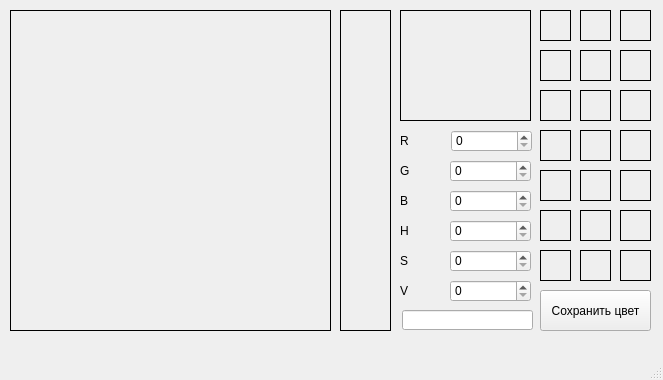
<?xml version="1.0" encoding="UTF-8"?>
<ui version="4.0">
 <class>MainWindow</class>
 <widget class="QMainWindow" name="MainWindow">
  <property name="geometry">
   <rect>
    <x>0</x>
    <y>0</y>
    <width>663</width>
    <height>380</height>
   </rect>
  </property>
  <property name="sizePolicy">
   <sizepolicy hsizetype="Fixed" vsizetype="Fixed">
    <horstretch>0</horstretch>
    <verstretch>0</verstretch>
   </sizepolicy>
  </property>
  <property name="minimumSize">
   <size>
    <width>663</width>
    <height>380</height>
   </size>
  </property>
  <property name="maximumSize">
   <size>
    <width>663</width>
    <height>380</height>
   </size>
  </property>
  <property name="windowTitle">
   <string>MainWindow</string>
  </property>
  <widget class="QWidget" name="centralwidget">
   <widget class="QLabel" name="lbl_color">
    <property name="geometry">
     <rect>
      <x>10</x>
      <y>10</y>
      <width>321</width>
      <height>321</height>
     </rect>
    </property>
    <property name="cursor">
     <cursorShape>PointingHandCursor</cursorShape>
    </property>
    <property name="frameShape">
     <enum>QFrame::Box</enum>
    </property>
    <property name="text">
     <string/>
    </property>
   </widget>
   <widget class="QLabel" name="lbl_colors">
    <property name="geometry">
     <rect>
      <x>340</x>
      <y>10</y>
      <width>51</width>
      <height>321</height>
     </rect>
    </property>
    <property name="cursor">
     <cursorShape>PointingHandCursor</cursorShape>
    </property>
    <property name="frameShape">
     <enum>QFrame::Box</enum>
    </property>
    <property name="text">
     <string/>
    </property>
   </widget>
   <widget class="QLabel" name="lbl_cur_color">
    <property name="geometry">
     <rect>
      <x>400</x>
      <y>10</y>
      <width>131</width>
      <height>111</height>
     </rect>
    </property>
    <property name="frameShape">
     <enum>QFrame::Box</enum>
    </property>
    <property name="text">
     <string/>
    </property>
   </widget>
   <widget class="QSpinBox" name="sb_r">
    <property name="geometry">
     <rect>
      <x>451</x>
      <y>130</y>
      <width>81</width>
      <height>22</height>
     </rect>
    </property>
    <property name="maximum">
     <number>255</number>
    </property>
   </widget>
   <widget class="QSpinBox" name="sb_g">
    <property name="geometry">
     <rect>
      <x>450</x>
      <y>160</y>
      <width>81</width>
      <height>22</height>
     </rect>
    </property>
    <property name="maximum">
     <number>255</number>
    </property>
   </widget>
   <widget class="QSpinBox" name="sb_b">
    <property name="geometry">
     <rect>
      <x>450</x>
      <y>190</y>
      <width>81</width>
      <height>22</height>
     </rect>
    </property>
    <property name="maximum">
     <number>255</number>
    </property>
   </widget>
   <widget class="QSpinBox" name="sb_h">
    <property name="geometry">
     <rect>
      <x>450</x>
      <y>220</y>
      <width>81</width>
      <height>22</height>
     </rect>
    </property>
    <property name="maximum">
     <number>360</number>
    </property>
   </widget>
   <widget class="QSpinBox" name="sb_v">
    <property name="geometry">
     <rect>
      <x>450</x>
      <y>280</y>
      <width>81</width>
      <height>22</height>
     </rect>
    </property>
    <property name="maximum">
     <number>100</number>
    </property>
   </widget>
   <widget class="QSpinBox" name="sb_s">
    <property name="geometry">
     <rect>
      <x>450</x>
      <y>250</y>
      <width>81</width>
      <height>22</height>
     </rect>
    </property>
    <property name="maximum">
     <number>100</number>
    </property>
   </widget>
   <widget class="QLineEdit" name="le_hex">
    <property name="geometry">
     <rect>
      <x>402</x>
      <y>310</y>
      <width>131</width>
      <height>20</height>
     </rect>
    </property>
    <property name="sizePolicy">
     <sizepolicy hsizetype="Fixed" vsizetype="Fixed">
      <horstretch>0</horstretch>
      <verstretch>0</verstretch>
     </sizepolicy>
    </property>
   </widget>
   <widget class="QLabel" name="label">
    <property name="geometry">
     <rect>
      <x>400</x>
      <y>130</y>
      <width>41</width>
      <height>21</height>
     </rect>
    </property>
    <property name="text">
     <string>R</string>
    </property>
   </widget>
   <widget class="QLabel" name="label_2">
    <property name="geometry">
     <rect>
      <x>400</x>
      <y>160</y>
      <width>41</width>
      <height>21</height>
     </rect>
    </property>
    <property name="text">
     <string>G</string>
    </property>
   </widget>
   <widget class="QLabel" name="label_3">
    <property name="geometry">
     <rect>
      <x>400</x>
      <y>190</y>
      <width>41</width>
      <height>21</height>
     </rect>
    </property>
    <property name="text">
     <string>B</string>
    </property>
   </widget>
   <widget class="QLabel" name="label_4">
    <property name="geometry">
     <rect>
      <x>400</x>
      <y>220</y>
      <width>41</width>
      <height>21</height>
     </rect>
    </property>
    <property name="text">
     <string>H</string>
    </property>
   </widget>
   <widget class="QLabel" name="label_5">
    <property name="geometry">
     <rect>
      <x>400</x>
      <y>250</y>
      <width>41</width>
      <height>21</height>
     </rect>
    </property>
    <property name="text">
     <string>S</string>
    </property>
   </widget>
   <widget class="QLabel" name="label_6">
    <property name="geometry">
     <rect>
      <x>400</x>
      <y>280</y>
      <width>41</width>
      <height>21</height>
     </rect>
    </property>
    <property name="text">
     <string>V</string>
    </property>
   </widget>
   <widget class="QLabel" name="lbl_c1">
    <property name="geometry">
     <rect>
      <x>540</x>
      <y>10</y>
      <width>31</width>
      <height>31</height>
     </rect>
    </property>
    <property name="cursor">
     <cursorShape>PointingHandCursor</cursorShape>
    </property>
    <property name="frameShape">
     <enum>QFrame::Box</enum>
    </property>
    <property name="text">
     <string/>
    </property>
   </widget>
   <widget class="QLabel" name="lbl_c2">
    <property name="geometry">
     <rect>
      <x>580</x>
      <y>10</y>
      <width>31</width>
      <height>31</height>
     </rect>
    </property>
    <property name="cursor">
     <cursorShape>PointingHandCursor</cursorShape>
    </property>
    <property name="frameShape">
     <enum>QFrame::Box</enum>
    </property>
    <property name="text">
     <string/>
    </property>
   </widget>
   <widget class="QLabel" name="lbl_c3">
    <property name="geometry">
     <rect>
      <x>620</x>
      <y>10</y>
      <width>31</width>
      <height>31</height>
     </rect>
    </property>
    <property name="cursor">
     <cursorShape>PointingHandCursor</cursorShape>
    </property>
    <property name="frameShape">
     <enum>QFrame::Box</enum>
    </property>
    <property name="text">
     <string/>
    </property>
   </widget>
   <widget class="QLabel" name="lbl_c4">
    <property name="geometry">
     <rect>
      <x>540</x>
      <y>50</y>
      <width>31</width>
      <height>31</height>
     </rect>
    </property>
    <property name="cursor">
     <cursorShape>PointingHandCursor</cursorShape>
    </property>
    <property name="frameShape">
     <enum>QFrame::Box</enum>
    </property>
    <property name="text">
     <string/>
    </property>
   </widget>
   <widget class="QLabel" name="lbl_c5">
    <property name="geometry">
     <rect>
      <x>580</x>
      <y>50</y>
      <width>31</width>
      <height>31</height>
     </rect>
    </property>
    <property name="cursor">
     <cursorShape>PointingHandCursor</cursorShape>
    </property>
    <property name="frameShape">
     <enum>QFrame::Box</enum>
    </property>
    <property name="text">
     <string/>
    </property>
   </widget>
   <widget class="QLabel" name="lbl_c6">
    <property name="geometry">
     <rect>
      <x>620</x>
      <y>50</y>
      <width>31</width>
      <height>31</height>
     </rect>
    </property>
    <property name="cursor">
     <cursorShape>PointingHandCursor</cursorShape>
    </property>
    <property name="frameShape">
     <enum>QFrame::Box</enum>
    </property>
    <property name="text">
     <string/>
    </property>
   </widget>
   <widget class="QLabel" name="lbl_c7">
    <property name="geometry">
     <rect>
      <x>540</x>
      <y>90</y>
      <width>31</width>
      <height>31</height>
     </rect>
    </property>
    <property name="cursor">
     <cursorShape>PointingHandCursor</cursorShape>
    </property>
    <property name="frameShape">
     <enum>QFrame::Box</enum>
    </property>
    <property name="text">
     <string/>
    </property>
   </widget>
   <widget class="QLabel" name="lbl_c8">
    <property name="geometry">
     <rect>
      <x>580</x>
      <y>90</y>
      <width>31</width>
      <height>31</height>
     </rect>
    </property>
    <property name="cursor">
     <cursorShape>PointingHandCursor</cursorShape>
    </property>
    <property name="frameShape">
     <enum>QFrame::Box</enum>
    </property>
    <property name="text">
     <string/>
    </property>
   </widget>
   <widget class="QLabel" name="lbl_c9">
    <property name="geometry">
     <rect>
      <x>620</x>
      <y>90</y>
      <width>31</width>
      <height>31</height>
     </rect>
    </property>
    <property name="cursor">
     <cursorShape>PointingHandCursor</cursorShape>
    </property>
    <property name="frameShape">
     <enum>QFrame::Box</enum>
    </property>
    <property name="text">
     <string/>
    </property>
   </widget>
   <widget class="QLabel" name="lbl_s_c3">
    <property name="geometry">
     <rect>
      <x>620</x>
      <y>130</y>
      <width>31</width>
      <height>31</height>
     </rect>
    </property>
    <property name="cursor">
     <cursorShape>PointingHandCursor</cursorShape>
    </property>
    <property name="frameShape">
     <enum>QFrame::Box</enum>
    </property>
    <property name="text">
     <string/>
    </property>
   </widget>
   <widget class="QLabel" name="lbl_s_c6">
    <property name="geometry">
     <rect>
      <x>620</x>
      <y>170</y>
      <width>31</width>
      <height>31</height>
     </rect>
    </property>
    <property name="cursor">
     <cursorShape>PointingHandCursor</cursorShape>
    </property>
    <property name="frameShape">
     <enum>QFrame::Box</enum>
    </property>
    <property name="text">
     <string/>
    </property>
   </widget>
   <widget class="QLabel" name="lbl_s_c2">
    <property name="geometry">
     <rect>
      <x>580</x>
      <y>130</y>
      <width>31</width>
      <height>31</height>
     </rect>
    </property>
    <property name="cursor">
     <cursorShape>PointingHandCursor</cursorShape>
    </property>
    <property name="frameShape">
     <enum>QFrame::Box</enum>
    </property>
    <property name="text">
     <string/>
    </property>
   </widget>
   <widget class="QLabel" name="lbl_s_c4">
    <property name="geometry">
     <rect>
      <x>540</x>
      <y>170</y>
      <width>31</width>
      <height>31</height>
     </rect>
    </property>
    <property name="cursor">
     <cursorShape>PointingHandCursor</cursorShape>
    </property>
    <property name="frameShape">
     <enum>QFrame::Box</enum>
    </property>
    <property name="text">
     <string/>
    </property>
   </widget>
   <widget class="QLabel" name="lbl_s_c5">
    <property name="geometry">
     <rect>
      <x>580</x>
      <y>170</y>
      <width>31</width>
      <height>31</height>
     </rect>
    </property>
    <property name="cursor">
     <cursorShape>PointingHandCursor</cursorShape>
    </property>
    <property name="frameShape">
     <enum>QFrame::Box</enum>
    </property>
    <property name="text">
     <string/>
    </property>
   </widget>
   <widget class="QLabel" name="lbl_s_c9">
    <property name="geometry">
     <rect>
      <x>620</x>
      <y>210</y>
      <width>31</width>
      <height>31</height>
     </rect>
    </property>
    <property name="cursor">
     <cursorShape>PointingHandCursor</cursorShape>
    </property>
    <property name="frameShape">
     <enum>QFrame::Box</enum>
    </property>
    <property name="text">
     <string/>
    </property>
   </widget>
   <widget class="QLabel" name="lbl_s_c7">
    <property name="geometry">
     <rect>
      <x>540</x>
      <y>210</y>
      <width>31</width>
      <height>31</height>
     </rect>
    </property>
    <property name="cursor">
     <cursorShape>PointingHandCursor</cursorShape>
    </property>
    <property name="frameShape">
     <enum>QFrame::Box</enum>
    </property>
    <property name="text">
     <string/>
    </property>
   </widget>
   <widget class="QLabel" name="lbl_s_c8">
    <property name="geometry">
     <rect>
      <x>580</x>
      <y>210</y>
      <width>31</width>
      <height>31</height>
     </rect>
    </property>
    <property name="cursor">
     <cursorShape>PointingHandCursor</cursorShape>
    </property>
    <property name="frameShape">
     <enum>QFrame::Box</enum>
    </property>
    <property name="text">
     <string/>
    </property>
   </widget>
   <widget class="QLabel" name="lbl_s_c1">
    <property name="geometry">
     <rect>
      <x>540</x>
      <y>130</y>
      <width>31</width>
      <height>31</height>
     </rect>
    </property>
    <property name="cursor">
     <cursorShape>PointingHandCursor</cursorShape>
    </property>
    <property name="frameShape">
     <enum>QFrame::Box</enum>
    </property>
    <property name="text">
     <string/>
    </property>
   </widget>
   <widget class="QLabel" name="lbl_s_c12">
    <property name="geometry">
     <rect>
      <x>620</x>
      <y>250</y>
      <width>31</width>
      <height>31</height>
     </rect>
    </property>
    <property name="cursor">
     <cursorShape>PointingHandCursor</cursorShape>
    </property>
    <property name="frameShape">
     <enum>QFrame::Box</enum>
    </property>
    <property name="text">
     <string/>
    </property>
   </widget>
   <widget class="QLabel" name="lbl_s_c10">
    <property name="geometry">
     <rect>
      <x>540</x>
      <y>250</y>
      <width>31</width>
      <height>31</height>
     </rect>
    </property>
    <property name="cursor">
     <cursorShape>PointingHandCursor</cursorShape>
    </property>
    <property name="frameShape">
     <enum>QFrame::Box</enum>
    </property>
    <property name="text">
     <string/>
    </property>
   </widget>
   <widget class="QLabel" name="lbl_s_c11">
    <property name="geometry">
     <rect>
      <x>580</x>
      <y>250</y>
      <width>31</width>
      <height>31</height>
     </rect>
    </property>
    <property name="cursor">
     <cursorShape>PointingHandCursor</cursorShape>
    </property>
    <property name="frameShape">
     <enum>QFrame::Box</enum>
    </property>
    <property name="text">
     <string/>
    </property>
   </widget>
   <widget class="QPushButton" name="pb_save_color">
    <property name="geometry">
     <rect>
      <x>540</x>
      <y>290</y>
      <width>111</width>
      <height>41</height>
     </rect>
    </property>
    <property name="cursor">
     <cursorShape>PointingHandCursor</cursorShape>
    </property>
    <property name="text">
     <string>Сохранить цвет</string>
    </property>
   </widget>
  </widget>
  <widget class="QMenuBar" name="menubar">
   <property name="geometry">
    <rect>
     <x>0</x>
     <y>0</y>
     <width>663</width>
     <height>21</height>
    </rect>
   </property>
  </widget>
  <widget class="QStatusBar" name="statusbar"/>
 </widget>
 <resources/>
 <connections/>
</ui>
